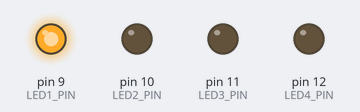
Bench run of a sketch on a simulated Arduino Uno, built with avr-gcc and run on an emulated ATmega328P. Shown: output pins drawn as LEDs (lit = HIGH). What the sketch prints to the serial monitor is not drawn.

Above: at 0.15 s.
At 2.95 s:
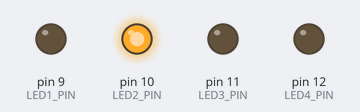
At 5.85 s:
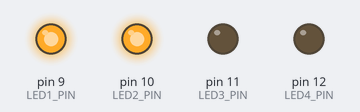
At 9.25 s:
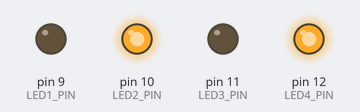
At 24.15 s:
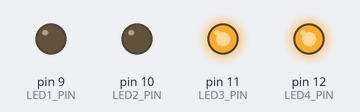
At 39.25 s:
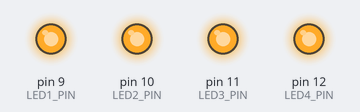
Timing chart, 0 to 40.0 s (numbered marks = the images above):
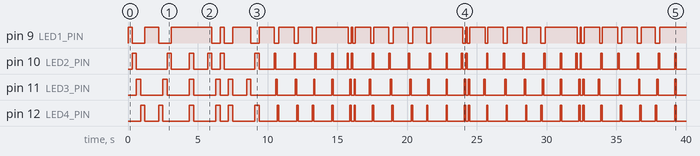

The sketch:

4LED_blinking.ino
```cpp
/* MTEC 2280 - September 17 2025
4 led blinking Sketch
*/

int ms = 300;
int state = 1;

const int LED1_PIN = 9;         // LED1 connected to pin 2
const int LED2_PIN = 10;         // LED2 connected to pin 3
const int LED3_PIN = 11;         // LED3 connected to pin 4
const int LED4_PIN = 12;         // LED4 connected to pin 5

void setup()
{
  // put your setup code here, to run once:
  Serial.begin(115200); //115200 is BAUD rate i.e rate of communication.
  Serial.println("SETUP COMPLETE");
  pinMode(LED1_PIN, OUTPUT);
  pinMode(LED2_PIN, OUTPUT);
  pinMode(LED3_PIN, OUTPUT);
  pinMode(LED4_PIN, OUTPUT);

}

void loop()
{
  if (state == 1)
  {
    digitalWrite(LED1_PIN, HIGH);
    delay(ms);
    digitalWrite(LED1_PIN, LOW);

    digitalWrite(LED2_PIN, HIGH);
    delay(ms);
    digitalWrite(LED2_PIN, LOW);

    digitalWrite(LED3_PIN, HIGH);
    delay(ms);
    digitalWrite(LED3_PIN, LOW);

    digitalWrite(LED4_PIN, HIGH);
    delay(ms);
    digitalWrite(LED4_PIN, LOW);
  }
  if (state == 2)
  {
    digitalWrite(LED4_PIN, HIGH);
    delay(ms);
    digitalWrite(LED4_PIN, LOW);

    digitalWrite(LED3_PIN, HIGH);
    delay(ms);
    digitalWrite(LED3_PIN, LOW);

    digitalWrite(LED2_PIN, HIGH);
    delay(ms);
    digitalWrite(LED2_PIN, LOW);

    digitalWrite(LED1_PIN, HIGH);
    delay(ms);
    digitalWrite(LED1_PIN, LOW);

  }
  if (state == 3)
  {
    digitalWrite(LED1_PIN, HIGH);
    digitalWrite(LED2_PIN, HIGH);
    digitalWrite(LED3_PIN, HIGH);
    digitalWrite(LED4_PIN, HIGH);
    delay(ms);
    digitalWrite(LED1_PIN, LOW);
    digitalWrite(LED2_PIN, LOW);
    digitalWrite(LED3_PIN, LOW);
    digitalWrite(LED4_PIN, LOW);
  }
  if (state == 4)
  {
    digitalWrite(LED1_PIN, HIGH);
    digitalWrite(LED2_PIN, HIGH);
    delay(ms);
    digitalWrite(LED1_PIN, LOW);
    digitalWrite(LED2_PIN, LOW);
    delay(ms);
    digitalWrite(LED3_PIN, HIGH);
    digitalWrite(LED4_PIN, HIGH);
    delay(ms);
    digitalWrite(LED3_PIN, LOW);
    digitalWrite(LED4_PIN, LOW);
  }
  if (state == 4)
  {
    digitalWrite(LED1_PIN, HIGH);
    digitalWrite(LED2_PIN, HIGH);
    delay(ms);
    digitalWrite(LED1_PIN, LOW);
    digitalWrite(LED2_PIN, LOW);
    delay(ms);
    digitalWrite(LED3_PIN, HIGH);
    digitalWrite(LED4_PIN, HIGH);
    delay(ms);
    digitalWrite(LED3_PIN, LOW);
    digitalWrite(LED4_PIN, LOW);
  }
  if (state == 5)
  {
    digitalWrite(LED1_PIN, HIGH);
    digitalWrite(LED3_PIN, HIGH);
    delay(ms);
    digitalWrite(LED1_PIN, LOW);
    digitalWrite(LED3_PIN, LOW);
    delay(ms);
    digitalWrite(LED2_PIN, HIGH);
    digitalWrite(LED4_PIN, HIGH);
    delay(ms);
    digitalWrite(LED2_PIN, LOW);
    digitalWrite(LED4_PIN, LOW);
  }
  if (state == 6)
  {
    ms = 100;
    digitalWrite(LED1_PIN, HIGH);
    delay(ms);
    digitalWrite(LED2_PIN, HIGH);
    digitalWrite(LED1_PIN, LOW);
    delay(ms);
    digitalWrite(LED2_PIN, LOW);
    digitalWrite(LED3_PIN, HIGH);
    delay(ms);
    digitalWrite(LED4_PIN, HIGH);
    digitalWrite(LED3_PIN, LOW);
    delay(ms);
    digitalWrite(LED4_PIN, LOW);
  }

  // FRIST LED TURNS OF 1 SECOND BEFORE THE STATE SWITCHES
  digitalWrite(LED1_PIN, HIGH);
  delay(1000);
  digitalWrite(LED1_PIN, LOW);
  state++;
  if (state>6){
    state = 1;
  }
}
```

Measured:
- by itself, pin 9 (LED1_PIN): LOW → HIGH at 0.00 s, → LOW 0.30 s later, → HIGH 0.90 s later, → LOW 1.0 s later, … (53 changes in this stretch)
- by itself, pin 10 (LED2_PIN): LOW → HIGH at 0.30 s, → LOW 0.30 s later, → HIGH 2.2 s later, → LOW 0.30 s later, … (62 changes in this stretch)
- by itself, pin 11 (LED3_PIN): LOW → HIGH at 0.60 s, → LOW 0.30 s later, → HIGH 1.6 s later, → LOW 0.30 s later, … (62 changes in this stretch)
- by itself, pin 12 (LED4_PIN): LOW → HIGH at 0.90 s, → LOW 0.30 s later, → HIGH 1.0 s later, → LOW 0.30 s later, … (62 changes in this stretch)
